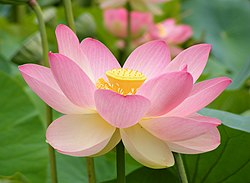
#> input picture hw2/input/lotus.jpg, 250 x 183 px
$ jupyter execute test2.ipynb
#> lines starting #> are read from the running program, lines starting #| are printed output that depends on the picture
[cell 1]
import cv2
import numpy as np
import matplotlib.pyplot as plt
def show_diff(**images):
    n = len(images)
    fig, axs = plt.subplots(1, n, figsize=(15, 4))
    axs = axs.flatten() if n > 1 else [axs]
    for ax, img_info in zip(axs, images.values()):
        img, title, xlabel, ylabel = img_info
        ax.imshow(img, cmap='gray')
        ax.set_title(title)
        ax.set_xlabel(xlabel)
        ax.set_ylabel(ylabel)
        ax.axis('off')
    plt.tight_layout()
    plt.show()
def filter(img, kernel):
    kernel_size = kernel.shape[0]
    r = kernel_size // 2
    height, width = img.shape[:2]
    padding_img = np.pad(img, ((r, r), (r, r)), 'reflect')
    new_img = np.zeros_like(img)

    for y in range(height):
        for x in range(width):
            region = padding_img[y:y+kernel_size, x:x+kernel_size]
            conv = np.sum(np.multiply(region, kernel))
            new_img[y, x] = conv
    return new_img
def get_guass_kernel(kernel_size, sigma):
    r = int(kernel_size//2)
    kernel = np.zeros((kernel_size, kernel_size))
    for y in range(0-r,0+r+1):
        for x in range(0-r,0+r+1):
            kernel[y+1,x+1] = 1/(2*np.pi*(sigma**2))*np.exp(-(x**2+y**2)/(2*(sigma**2)))
    # normalize
    sum_of_kernel = np.sum(kernel)
    kernel = kernel / sum_of_kernel
    return kernel
# 輸入圖片
img = cv2.imread("./input/lotus.jpg")
#> img is the input picture: shape (183, 250, 3); mean B, G, R 97.2, 134.1, 144.4
gray_img = cv2.cvtColor(img,cv2.COLOR_BGR2GRAY)
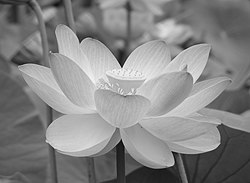
#> gray_img: shape (183, 250); min 3, max 247, mean 133
gray_img = filter(gray_img,get_guass_kernel(kernel_size=3,sigma=1.4))
#> in filter, `padding_img = np.pad(img, ((r, r), (r, r)), 'reflect')`:
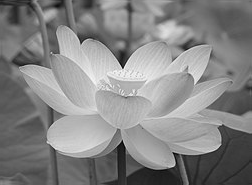
#> padding_img: shape (185, 252); min 3, max 247, mean 132.2
#> after the loop in filter, `for y in range(height):`:
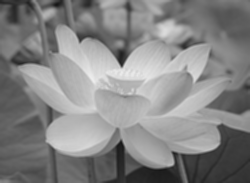
#> new_img: shape (183, 250); min 22, max 237, mean 132.5
sobel_GX = np.array([[-1,0,1],
                     [-2,0,2],
                     [-1,0,1]],dtype=np.float32)
sobel_GY = np.array([[-1,-2,-1],
                     [0,0,0],
                     [1,2,1]])
Gx_img = filter(gray_img,sobel_GX) # 有正有負的矩陣 表示的是(x,y)該點的亮度變化(x,y右邊亮=>正值 ,反之則為負)
#> after the loop in filter (call 2), `for y in range(height):`:
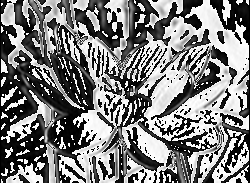
#> new_img: shape (183, 250); min 0, max 255, mean 126
Gy_img = filter(gray_img,sobel_GY)
#> after the loop in filter (call 3), `for y in range(height):`:
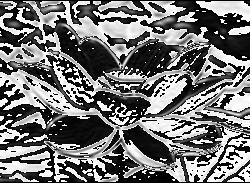
#> new_img: shape (183, 250); min 0, max 255, mean 116.3
# 顯示GX GY G處理後的圖片
# Gx_img = cv2.filter2D(gray_img,-1,sobel_GX) # 有正有負的矩陣 表示的是(x,y)該點的亮度變化(x,y右邊亮=>正值 ,反之則為負)
# Gy_img = cv2.filter2D(gray_img,-1,sobel_GY)
G_img = np.sqrt(Gx_img**2 + Gy_img**2)
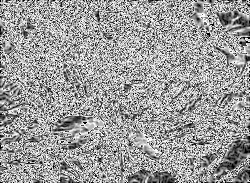
#> G_img: shape (183, 250) float16; min 0, max 15.81, mean 9.68; drawn with min black and max white

theta = np.arctan2(Gy_img,Gx_img) * 180 / np.pi #梯度計算 梯度的大小是該方向角度的變化程度
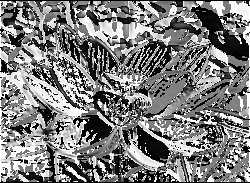
#> theta: shape (183, 250) float16; min 0, max 90, mean 44.5; drawn with min black and max white
theta[theta < 0] += 180 # 對於那些小於0的角度+180度
show_diff(
    Origin = (gray_img,"gray_img","width","height"),
    Image1 = (Gx_img,"Gx_img","width","height",),
    Image2 = (Gy_img,"Gy_img","width","height",),
    Image3 = (G_img,"G_img","width","height",),
    Image4 = (theta,"theta","width","height",)
)

# show_diff(
#     Origin = (gray_img,"gray_img","width","height"),
#     Image1 = (cv2.filter2D(gray_img,-1,sobel_GX),"Gx_img_cv","width","height",),
#     Image2 = (cv2.filter2D(gray_img,-1,sobel_GY),"Gy_img_cv","width","height",),
#     # Image3 = (,"G_img_cv","width","height",),
#     # Image4 = (theta,"theta_cv","width","height",)
# )

$ run again, with hw2/input/brick.jpg copied over hw2/input/lotus.jpg
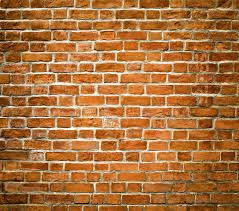
#> input picture hw2/input/brick.jpg, 239 x 211 px
#> img is the input picture: shape (211, 239, 3); mean B, G, R 62.3, 113.9, 170.7
#> after the loop in filter (call 3), `for y in range(height):`:
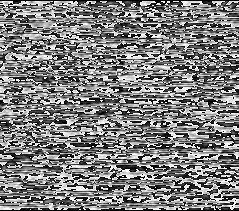
#> new_img: shape (211, 239); min 0, max 255, mean 125.1
#> `theta = np.arctan2(Gy_img,Gx_img) * 180 / np.pi`:
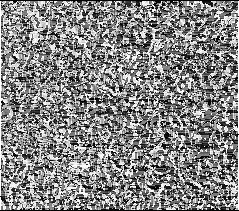
#> theta: shape (211, 239) float16; min 0, max 90, mean 46.9; drawn with min black and max white
